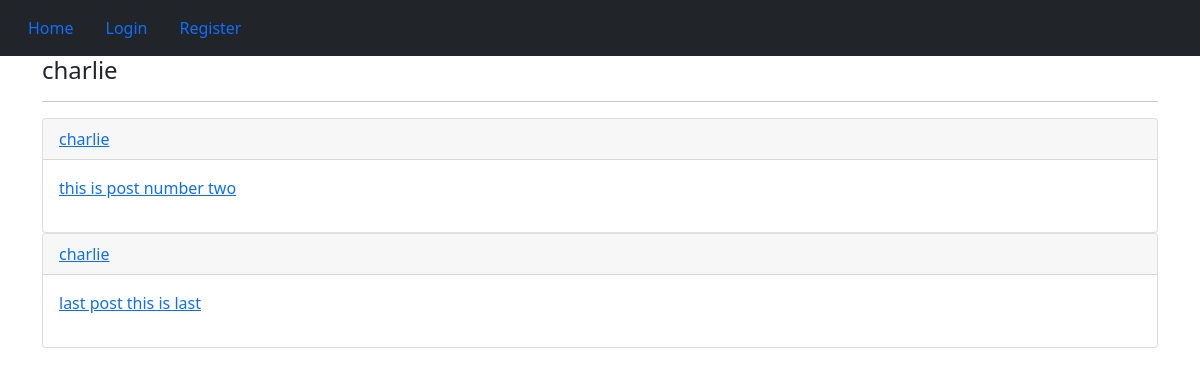
Before: /accounts/dashboard/1 with the older database file.
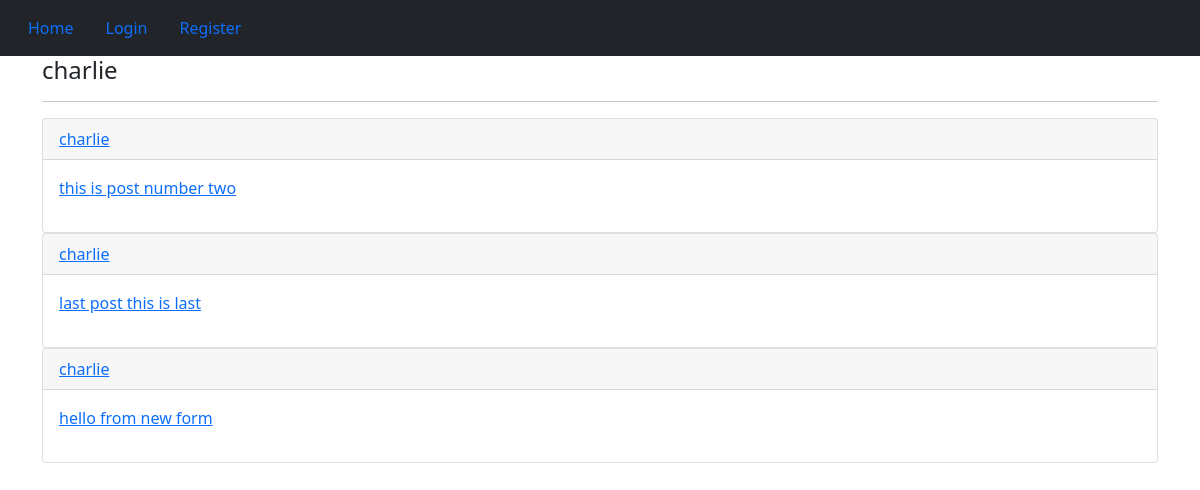
After: the same page with the newer database file.
### posts/models.py (models this page shows, shortened)
class Post (models.Model):
    user =      models.ForeignKey(User, on_delete = models.CASCADE)
    body =      models.TextField(max_length = 500)
    slug =      models.SlugField(max_length = 200)
    created =   models.DateTimeField(auto_now_add = True)
    def get_absolute_url(self):
        return reverse('posts:post_detail', args=[self.created.year, self.created.month, self.created.day, self.slug])

### usermanage/views.py (the view)
# urls.py: path('dashboard/<int:user_id>', views.user_dashboard, name='dashboard'),
def user_dashboard(request, user_id):
    user = get_object_or_404(User, id = user_id)
    posts = Post.objects.filter(user = user)
    context = {
        'user': user ,
        'posts' : posts
    }
    return render(request, 'usermanage/dashboard.html', context)

### templates/usermanage/dashboard.html (shortened to what this page needs)
{% extends 'base.html' %}
{% block content %}
    <h4> {{ user.username }} </h4>
    <hr />
    {% for post in posts %}
        <div class="card" >
            <p class="card-header" ><a href="{% url 'usermanage:dashboard' post.user.id %}">{{ post.user }}</a></p>
            <p class="card-body" ><a href='{{ post.get_absolute_url }}' >{{ post.body }}</a></p>
        </div>
    {% empty %}
        <p> this user has no posts </p>
    {% endfor %}
{% endblock %}

Changed rows visible on the page:
added Post: user "charlie", body "hello from new form"
